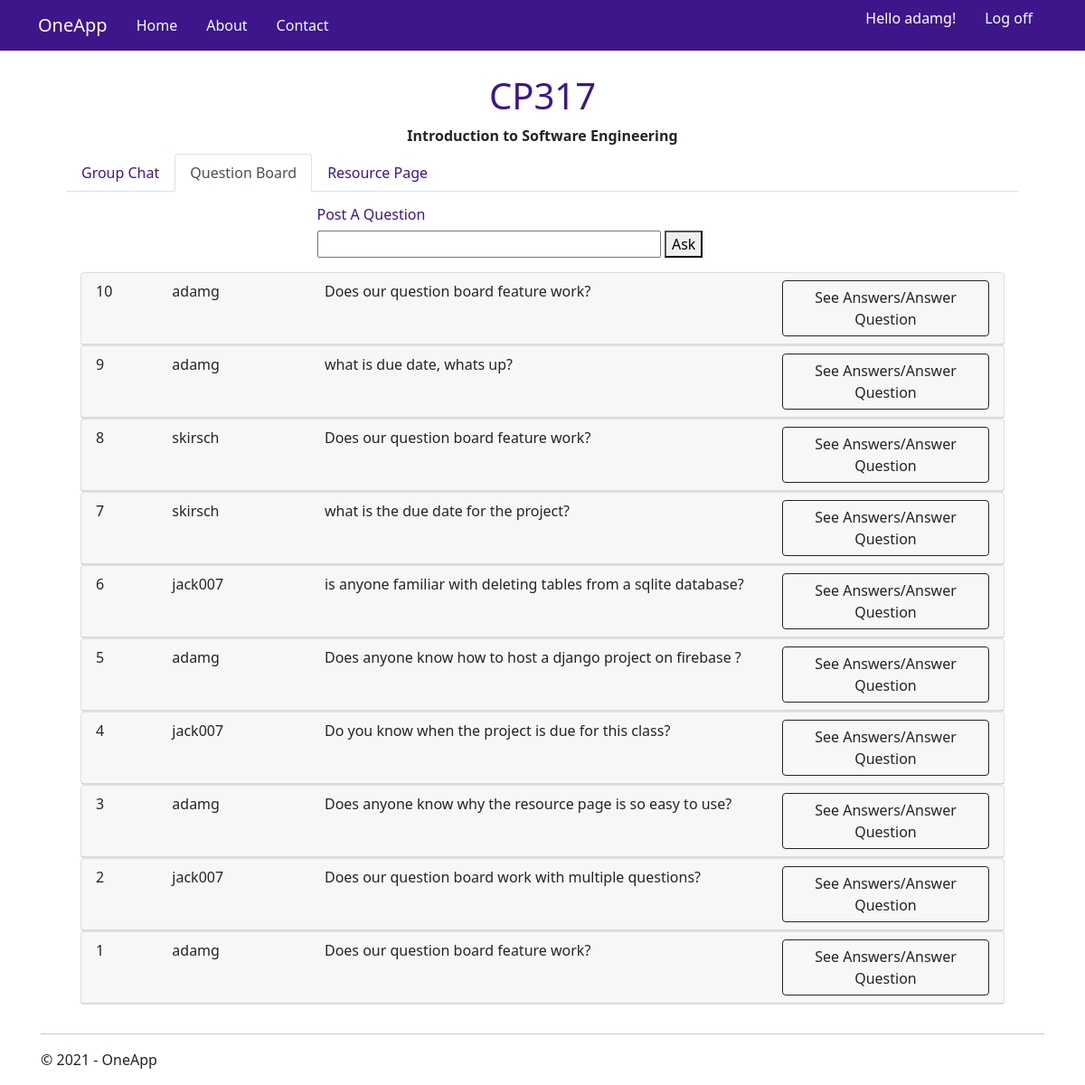
The page /classes/?2 (signed in) on the database its author committed.
### app/models.py (models this page shows)
class Question(models.Model):
    name = models.CharField(max_length=255)
    question = models.CharField(max_length=1000)
    answer =  ListField()

### app/views.py (the view)
# urls.py: path('classes/',views.classes,name='classes'),
def classes(request):
    assert isinstance(request, HttpRequest)
    if request.method == "POST":
        qform = QuestionForm(request.POST or None)
        cform = ChatForm(request.POST or None)
        aform = AnswerForm(request.POST or None)
        if 'chat' in request.POST:
            if cform.is_valid():
                cform.save()
                response = redirect('/classes/?id=1')
                return response
        else:
            cform = ChatForm()
        if 'question' in request.POST:
            if qform.is_valid():
                qform.save()
                response = redirect('/classes/?id=2')
                return response
        else:
            qform = QuestionForm()
        if 'answer' in request.POST:
            if aform.is_valid():
                q=Question.objects.get(id=aform.cleaned_data['id'])
                string = aform.cleaned_data['answer']
                string = string.replace(",", "‚")
                q.answer.insert(0, string + " - Answered by: " + aform.cleaned_data['name'])
                q.save()
                response = redirect('/classes/?id=2')
                return response
        else:
            aform = AnswerForm()
    else:
        qform = QuestionForm(request.POST or None)
        cform = ChatForm(request.POST or None)
        aform = AnswerForm(request.POST or None)
    questions = Question.objects.all()
    chat = Chat.objects.all()
    return render(
            request,
            'app/classes.html',
            {
                'chats_list': chat,
                'questions_list': questions,
                'cform': cform,
                'qform': qform,
                'aform': aform,
                'title':'classes',
                'message':'Your application description page.',
                'year':datetime.now().year,
            }
        )

### app/forms.py
class ChatForm(forms.ModelForm):
    class Meta:
        model = Chat
        fields = ('name', 'message', )
        widget = {'message' : forms.TextInput(attrs={'class' : 'w-75'}) }

class QuestionForm(forms.ModelForm):
    class Meta:
        model = Question
        fields = ('name', 'question', )

### app/models.py (called while the page is built)
	def from_db_value(self, value, expression, connection):
		if value is None:
			return value
		if isinstance(value, str):
			return value.split(',')

### app/templates/app/classes.html (shortened to what this page needs)
﻿{% extends "app/layout.html" %}
{% block content %}
<div class="py-2 px-3 text-center">
    <h1>CP317</h1>
    <b>Introduction to Software Engineering</b>
</div>
<div class="py-0 px-3">
    <div class="container">
  <ul class="nav nav-tabs">
    <li class="nav-item">
         {% if '1' in request.get_full_path or not '?' in request.get_full_path %}
        <a class="nav-link active" data-toggle="tab" href="?1">Group Chat</a>
         {%else%}
        <a class="nav-link" data-toggle="tab" href="?1">Group Chat</a>
        {% endif %}
    </li>
    <li class="nav-item">
        {% if '2' in request.get_full_path %}
        <a class="nav-link active" data-toggle="tab" href="?2">Question Board</a>
        {% else %}
        <a class="nav-link" data-toggle="tab" href="?2">Question Board</a>
        {% endif %}
    </li>
    <li class="nav-item">
        {% if '3' in request.get_full_path %}
        <a class="nav-link active" data-toggle="tab" href="?3">Resource Page</a>
        {% else %}
        <a class="nav-link" data-toggle="tab" href="?3">Resource Page</a>
        {% endif %}
    </li>
  </ul>
  <div class="tab-content">
     {% if '2' in request.get_full_path %}
       <div class="tab-pane show active" id="menu1">
        <div class="py-3 px-3">
            <div class="row">
                <div class="col-sm-3">
                </div>
                <div class="col-sm-9">
                    <h6>Post A Question</h6>
                            <form method="POST" name="question">
                                {{qform.question}}
                            <button type="submit">Ask</button>
                             </form>
                </div>
            </div>
            {% if questions_list %}
         {% for question in questions_list reversed %}
            <div class="card">
                <div class="card-header">
                    <div class="row">
                        <div class="col-sm-1">
                            {{ question.id }}
                        </div>
                        <div class="col-sm-2">
                            {{ question.name }}
                        </div>
                        <div class="col-sm-6">
                            {{ question.question }}
                        </div>
                        <div class="col-sm-3">
                             <h6 class="mb-0">
                               <button class="btn btn-outline-dark" onclick="myFunction({{forloop.counter}})">See Answers/Answer Question</button>
                               </h6>
                        </div>
                    </div>
                </div>
            </div>
        {%endfor%}
    {% else %}
    <p>No questions have been added.</p>
    {% endif %}
            </div>
       </div>
    {% endif %}
  </div>
</div>
</div>
{% endblock %}

### app/templates/app/loginpartial.html (shortened to what this page needs)
{% if user.is_authenticated %}
<form id="logoutForm" action="/logout/" method="post" class="navbar-right">
    <ul class="nav navbar-nav navbar-right">
        <li class="px-3"><span class="text-white">Hello {{ user.username }}!</span></li>
        <li class="px-3"><a href="javascript:document.getElementById('logoutForm').submit()">Log off</a></li>
    </ul>
</form>
{% else %}
<ul class="nav navbar-nav navbar-right">
    <li><a href="{% url 'login' %}">Log in</a></li>
    <li><a>/</a></li>
    <li><a href="{% url 'register' %}">Register</a></li>
</ul>
{% endif %}

### app/static/app/content/site.css (style rules this page uses)
body { padding-top: 50px; }
h1, h2, h3, h4, h5, h6 { color: #3d168b !important; }
a { cursor: pointer; }
nav li a { color: azure !important; }
li a { color: #3d168b; text-decoration: none; }
ul { list-style-type: none; }
input, select, textarea { width: 50%; }

### rows shown on the page
Question: id "10", name "adamg", question "Does our question board feature work?"
Question: id "9", name "adamg", question "what is due date, whats up?"
Question: id "8", name "skirsch", question "Does our question board feature work?"
Question: id "7", name "skirsch", question "what is the due date for the project?"
Question: id "6", name "jack007", question "is anyone familiar with deleting tables from a sqlite database?"
Question: id "5", name "adamg", question "Does anyone know how to host a django project on firebase ?"
Question: id "4", name "jack007", question "Do you know when the project is due for this class?"
Question: id "3", name "adamg", question "Does anyone know why the resource page is so easy to use?"
Question: id "2", name "jack007", question "Does our question board work with multiple questions?"
Question: id "1", name "adamg", question "Does our question board feature work?"

### other values the page prints
{{ user.username }} "adamg"
